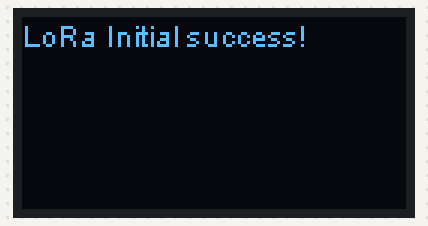
The sketch below on a simulated ESP32. Shown: 128×64 one-colour display. WiFi joins after 1.5 s; servers stay silent unless stated; no radio packets arrive unless stated; what the sketch prints to the serial monitor is not drawn.

Above: at 0.1 s.
At 3.6 s:
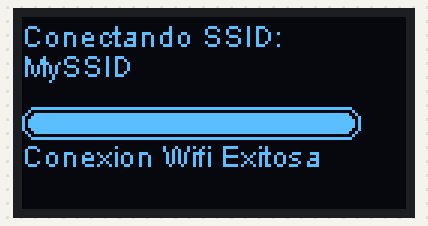
At 5.6 s:
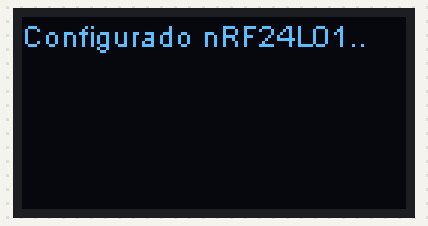
At 6.2 s:
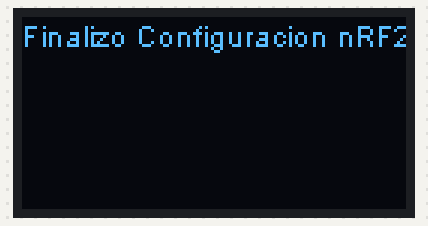
At 15.69 s:
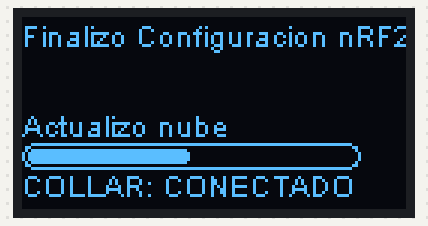
At 25.27 s:
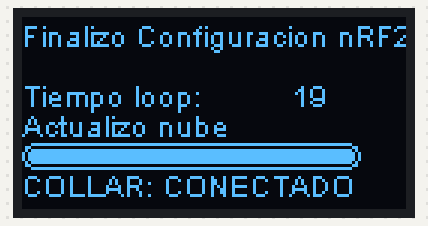

The sketch:

esp32_base.ino
```cpp
/*
*
* The printDetails output should appear as follows for radio #0:
*
* STATUS         = 0x0e RX_DR=0 TX_DS=0 MAX_RT=0 RX_P_NO=7 TX_FULL=0
* RX_ADDR_P0-1   = 0x65646f4e31 0x65646f4e32
* RX_ADDR_P2-5   = 0xc3 0xc4 0xc5 0xc6
* TX_ADDR        = 0x65646f4e31
* RX_PW_P0-6     = 0x20 0x20 0x00 0x00 0x00 0x00
* EN_AA          = 0x3f
* EN_RXADDR      = 0x02
* RF_CH          = 0x4c
* RF_SETUP       = 0x03
* CONFIG         = 0x0f
* DYNPD/FEATURE  = 0x00 0x00
* Data Rate      = 1MBPS
* Model          = nRF24L01+
* CRC Length     = 16 bits
* PA Power       = PA_LOW
*
*/
#include "print_base.h"
#include "heltec.h"
#include <SPI.h>
#include "RF24.h"
#include "printf.h"
#include "ThingSpeak.h"
#include "secrets.h"
#include <WiFi.h>

#define LED_ALERTA 25
int tiempoTotalLoop = 0;

/* Hardware configuration: Set up nRF24L01 radio on SPI bus plus pins 7 & 8 */
RF24 radio(2, 17); //no cambiar los pines, no todos funcionan en esp32 heltec

struct collar
{
    const byte address[9];
    uint8_t maxReintentos; //cantidad de fallos permitidos, en variable por ahi podemos sumar reintentos en algun caso
    uint8_t contadorReintentos;
    unsigned long intervaloEnvioCollarSeg; //cada 30 seg el collar envia una señal, no vale la pena leer antes
    unsigned long ultimaConexion;       //en seg porque no hace falta tanta precision
    unsigned long ultimoNumPaquete;
};
struct collar unCollar = {
    "collarRF", 3 /* maxReintentos */, 0 /* contadorReintentos */,
    30 /* intervaloEnvioCollarSeg */,
    0 /* ultimaConexion */, 0 /* ultimoNumPaquete */
};

//const byte address[9] = "collarRF";
unsigned long tiempoSegUltimaConfiRF24 = 0; // en seg

//ThingSpeak config
unsigned long myChannelNumber = SECRET_CH_ID;
const char *myWriteAPIKey = SECRET_WRITE_APIKEY;

WiFiClient client;

/**********************************************************/
//Function to configure the radio
void configureRadio()
{
    mostrarConfigurandoRF24();
    radio.begin();
    // Set the PA Level low to prevent power supply related issues since this is a
    // getting_started sketch, and the likelihood of close proximity of the devices. RF24_PA_MAX is default.
    radio.setPALevel(RF24_PA_LOW);
    radio.openReadingPipe(1, unCollar.address);
    // Start the radio listening for data
    radio.startListening();
    radio.printDetails();
    tiempoSegUltimaConfiRF24 = tiempoEnSegundos();
    mostrarFinConfigurandoRF24();
}
/**********************************************************/

//Function para la configuracion del esp32 heltec
void configurarHeltecEsp32()
{
    //you can set band here directly,e.g. 868E6,915E6
    Heltec.begin(true /*DisplayEnable Enable*/, true /*Heltec.Heltec.Heltec.LoRa Disable*/, true /*Serial Enable*/, true /*PABOOST Enable*/, 868E6 /*long BAND*/);
    //display
    Heltec.display->init();
    Heltec.display->flipScreenVertically();
    Heltec.display->setFont(ArialMT_Plain_10);
    Heltec.display->setTextAlignment(TEXT_ALIGN_LEFT);
    Heltec.display->clear();
    delay(1000);
}

void setup()
{
    Serial.begin(115200);
    configurarHeltecEsp32(); //configuracion para el esp32 heltec
    //Heltec.begin(true /*DisplayEnable Enable*/, true /*Heltec.Heltec.Heltec.LoRa Disable*/, true /*Serial Enable*/, true /*PABOOST Enable*/, 868E6 /*long BAND*/);
    ThingSpeak.begin(client); // Initialize ThingSpeak
    conectarWifi();
    printf_begin();
    configureRadio();
    mostrarConfiguracion(unCollar.address, unCollar.maxReintentos, unCollar.contadorReintentos,
                         unCollar.intervaloEnvioCollarSeg, unCollar.ultimaConexion,
                         unCollar.ultimoNumPaquete, tiempoSegUltimaConfiRF24);
}

/************************* LOOP *********************************/
void loop()
{
    tiempoTotalLoop = 0;
    long inicioLoop = tiempoEnSegundos();

    manejarFallasModuloRF24(10); //cada 10seg verifica si el RF24 funciona
    handleModuloRF24();
    manejarAlertaCollar();
    //si el collar manda señal cada 30s, loop cada 15s
    realizarDelayConProgreso( (unCollar.intervaloEnvioCollarSeg / 2) * 1000 , 100);
    Serial.println("radio.available()  = " + radio.available() );

    tiempoTotalLoop = tiempoEnSegundos() - inicioLoop;
    mostrarTiempoTotalLoop(tiempoTotalLoop);

} // FIN Loop

/************************* Funciones Util *********************************/
unsigned long tiempoEnSegundos()
{
    return (millis() / 1000);
}

/************************* Funciones modulo RF24*********************************/
//verifica si existe una falla en el modulo RF24
bool existeFallaModuloRF24()
{
    if (radio.getDataRate() != RF24_1MBPS)
    {
        radio.failureDetected = true;
        Serial.print("Radio configuration error detected");
    }
    return radio.failureDetected;
}

void restablecerModuloRF24()
{
    mostrarRstablecerFallaRF24();
    radio.failureDetected = false;
    delay(250);
    configureRadio();
    mostrarFinRstablecerFallaRF24();
}

//  cada intervalo se encarga de las fallas del modulo y lo intenta restablecer
void manejarFallasModuloRF24(uint8_t intervaloSegundos)
{
    if (tiempoEnSegundos() - tiempoSegUltimaConfiRF24 > intervaloSegundos)
    {
        if (existeFallaModuloRF24())
        {
            Serial.println("manejarFallasModuloRF24: existeFallaModuloRF24 " );
            restablecerModuloRF24();
        }
    }
}

void handleModuloRF24()
{ //el collar manda la señal cada 30seg, no hace falta leer todo el tiempo
    bool lecturaExitosa = false;
    unsigned long tiempoNuevaLectura = tiempoEnSegundos() - unCollar.ultimaConexion;
    if (tiempoNuevaLectura >= unCollar.intervaloEnvioCollarSeg) //expiro tiempo lectura??
    {
        lecturaExitosa = leerModuloRF24();
        if ( lecturaExitosa ){
            Serial.println("Lectura con EXITO en tiempo: " + String(tiempoNuevaLectura) );
            unCollar.contadorReintentos = 0 ;
        }
        else{
            Serial.println("Lectura con FALLO en tiempo: " + String(tiempoNuevaLectura) );
            restablecerModuloRF24();
        }
    }
    else
    {
        Serial.println("Todavia no leeo tiempo: " + String(tiempoNuevaLectura));
    }
}

bool leerModuloRF24()
{
    bool lecturaCorrecta = false;
    mostrarIntentandoLeerRF24();
    if (radio.available())
    {
        Serial.println("Senal disponible...");

        Serial.print("radio.failureDetected = ");
        Serial.println(radio.failureDetected);
        unsigned long failTimer = tiempoEnSegundos(); // Variable for the received timestamp
        while (radio.available() && !(radio.failureDetected) )
        {                                           // While there is data ready
            if (tiempoEnSegundos() - failTimer > 1) //damos 1 segundo para leer la senal
            {
                sumarReintento("Senal disponible, con falla detectada");
                radio.failureDetected = true;
                lecturaCorrecta = false;
                //break;
            }
            else
            {
                radio.read(&unCollar.ultimoNumPaquete, sizeof(unsigned long)); // Get the payload
                unCollar.ultimaConexion = tiempoEnSegundos();
                lecturaCorrecta = true;
            }
        }
        Serial.println("unCollar.ultimoNumPaquete: ");
        Serial.println(unCollar.ultimoNumPaquete);
        mostrarReciboSenalOnled(unCollar.ultimoNumPaquete);
        //escribirNubeNumPaquete(payload);
    }
    else
    {
        sumarReintento("Sin senal");
        lecturaCorrecta = false;
    }
    return lecturaCorrecta;
}

/************************* Funciones Collar*********************************/
bool pasaCondicionesAlerta()
{
    bool pasoCondiciones = true;
    if (unCollar.contadorReintentos >= unCollar.maxReintentos)
    {
        pasoCondiciones = false;
        Serial.println("no pasa condicion, max reintentos alcanzados");
    }
    return pasoCondiciones;
}

void alertarCollarDesconectado()
{
    digitalWrite(LED_ALERTA, HIGH);
    escribirNube(unCollar.ultimoNumPaquete, false, unCollar.ultimaConexion);

    mostrarCollarDesconectado();
}
void avisarCollarConectado()
{
    digitalWrite(LED_ALERTA, LOW);
    escribirNube(unCollar.ultimoNumPaquete, true, unCollar.ultimaConexion);
    mostrarCollarConectado();
}

void manejarAlertaCollar()
{
    if (pasaCondicionesAlerta())
    {
        avisarCollarConectado();
    }
    else //collar desconectado
    {
        alertarCollarDesconectado();
    }
}

//sumar reintento cuando el collar falla o no esta conectado, etc.
//muestra los mensaje que correspondan
void sumarReintento(String causaReintento)
{
    mostrarReintentoOnled(unCollar.contadorReintentos, causaReintento);
    unCollar.contadorReintentos += 1;
}

/************************* Funciones WiFi*********************************/
void conectarWifi()
{
    mostrarConectarWifi(SECRET_SSID);
    WiFi.disconnect();
    WiFi.mode(WIFI_MODE_STA);
    WiFi.begin(SECRET_SSID, SECRET_PASS);

    unsigned int puntoEjeX = 0;
    while (WiFi.status() != WL_CONNECTED)
    {
        delay(500);
        mostrarEsperaWifi(puntoEjeX);
        puntoEjeX += 1;
    }
    mostrarConexionExitosaWifi(WiFi.localIP().toString());
}

/************************* Funciones Nube *********************************/
void escribirNube(unsigned long contadorPaquetes, bool collarConectado, unsigned long ultimaConexion)
{
    // Write to ThingSpeak. There are up to 8 fields in a channel, allowing you to store up to 8 different
    // pieces of information in a channel.  Here, we write to field 1.

    // set the fields with the values
    ThingSpeak.setField(1, (int)contadorPaquetes);
    ThingSpeak.setField(2, (int)collarConectado);
    ThingSpeak.setField(3, (int)ultimaConexion);
    //ThingSpeak.setField(3, number3);

    int codigoRespuesta = ThingSpeak.writeFields(myChannelNumber, myWriteAPIKey);
    mostrarEscribirNube(contadorPaquetes, collarConectado);
    manejarResponseNube(codigoRespuesta);
}

void manejarResponseNube(int response)
{
    //funcion que maneja la repuesta de la nube, en el caso de algun error se puede tratar aca
    if (response == 200)
    {
        mostrarActualizoExitoNube();
    }
    else
    {
        mostrarActualizoSinExitoNube(response);
    }
}

void realizarDelayConProgreso(uint32_t delayTotalMillis, uint8_t cantidadProgresos)
{
    //cantidadProgresos = es la cantidad de dealy que se van a realizar, mayor cantidad es mas real

    //division entera, se aprox al delay
    const uint32_t tiempoCadaProgreso = delayTotalMillis / cantidadProgresos;
    Serial.println("realizarDealyMs Total: "+String(delayTotalMillis) );
    Serial.println("tiempoCadaProgreso: "+String(tiempoCadaProgreso) );

    for (uint8_t i = 0; i < cantidadProgresos; i++)
    {
        mostrarEsperaDelay( (i+1) * (100/cantidadProgresos) );
        delay(tiempoCadaProgreso);
    }
}
```

secrets.h
```cpp
// Use this file to store all of the private credentials
// and connection details

#define SECRET_SSID "MySSID"		// replace MySSID with your WiFi network name
#define SECRET_PASS "MyPassword"	// replace MyPassword with your WiFi password

#define SECRET_CH_ID 0000000			// replace 0000000 with your channel number
#define SECRET_WRITE_APIKEY "XYZ"   // replace XYZ with your channel write API Key
```

Source omitted: print_base.h (9002 bytes)

Measured:
- what the display in image 1 shows lasts 2.1 s, from 3.5 s to 5.6 s
- what the display in image 2 shows lasts 0.5 s, from 5.6 s to 6.1 s
- what the display in image 3 shows lasts 0.9 s, from 6.1 s to 7.0 s
- what the display in image 5 shows lasts 0.4 s, from 25.1 s to 25.5 s
